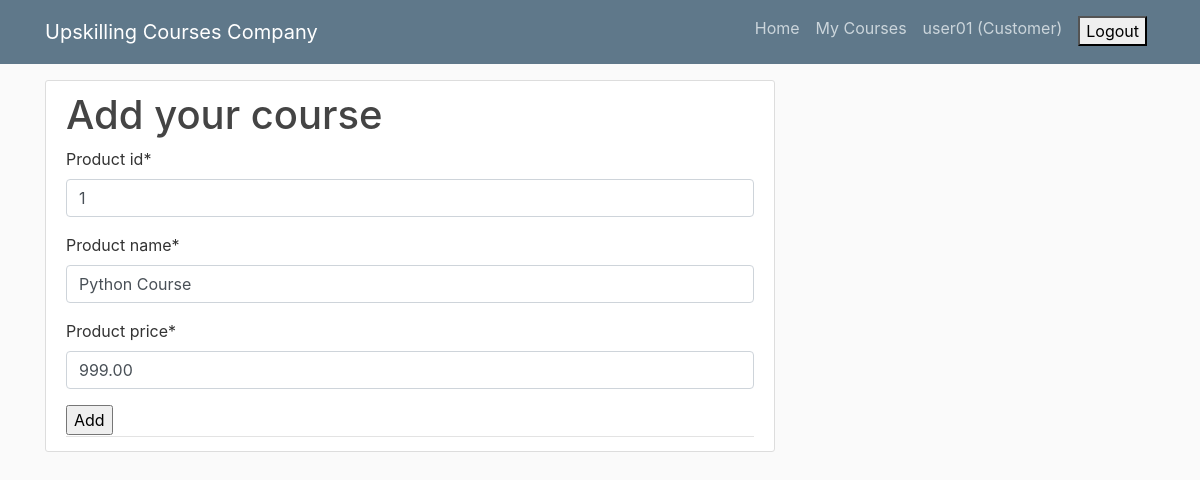
Screenshot of /productedit/1/ (signed in) with the database file from the repository.
### accounts/models.py (models this page shows)
class User(AbstractUser):
    is_admin = models.BooleanField(default=False)
    is_customer = models.BooleanField(default=False)
    is_customerexecutive = models.BooleanField(default=False)
    is_salesexecutive = models.BooleanField(default=False)
    username = models.CharField(unique=True, max_length=100)
    email = models.EmailField(max_length=100)
    first_name = models.CharField(max_length=100)
    last_name = models.CharField(max_length=100)

### products/models.py (models this page shows, shortened)
class Product(models.Model):
    product_id      = models.IntegerField(primary_key=True)
    product_name    = models.CharField(max_length=100)
    product_price   = models.DecimalField(max_digits=6, decimal_places=2)
    product_seller  = models.ForeignKey(SalesExecutive, on_delete=models.CASCADE)

### products/views.py (the view)
# urls.py: path('productedit/<product_id>/', productedit, name='productedit'),
@login_required(login_url="/accounts/login/")
def productedit(request, product_id):
    product = Product.objects.get(product_id=product_id)
    form = CreateProductForm(instance=product)
    if request.method == "POST":
        form = CreateProductForm(request.POST, instance=product)
        if form.is_valid():
            form.save()
            messages.info(request,"Course updated successfully!!!")
            return redirect('products:home')
    return render(request, 'products/productcreate.html', {'form':form})

### products/forms.py
class CreateProductForm(forms.ModelForm):
    class Meta:
        model = Product
        fields = ['product_id', 'product_name', 'product_price']

### products/templates/products/productcreate.html (shortened to what this page needs)
{% extends 'base.html' %}
{% load crispy_forms_tags %}
{% block content %}
    <article class="media content-section">
        <div class="media-body">
            <div class="article-metadata">
                <h1>Add your course</h1>
                <form action="{% url 'products:productcreate' %}" method="POST">
                    {{ form|crispy }}
                    <input type="submit" value="Add"></input>
                </form>
            </div>
        </div>
    </article>
{% endblock %}

### templates/base.html (shortened to what this page needs)
{% load static %}
<!DOCTYPE html>
<html>
<head>
    <link rel="stylesheet" href="https://maxcdn.bootstrapcdn.com/bootstrap/4.0.0/css/bootstrap.min.css">
    <link rel="stylesheet" type="text/css" href="{% static 'style.css' %}">
</head>
<body>
    <header class="site-header">
        <nav class="navbar navbar-expand-md navbar-dark bg-steel fixed-top">
            <div class="container">
                <a class="navbar-brand mr-4" href="{% url 'products:home' %}">Upskilling Courses Company</a>
                <div class="collapse navbar-collapse" id="navbarToggle">
                    <div class="navbar-nav">
                        {% if user.is_customer %}
                            <a class="nav-item nav-link" href="{% url 'products:home' %}">Home</a>
                            <a class="nav-item nav-link" href="{% url 'orders:mycourses' %}">My Courses</a>
                            <label class="nav-item nav-link">{{ request.user }} (Customer)</label>
                            <form class="nav-item nav-link" action="{% url 'accounts:logout' %}" method="POST">
                                <button type="submit">Logout</button>
                            </form>
                        {% else %}
                                <a class="nav-item nav-link" href="{% url 'accounts:login' %}">Login</a>
                                <a class="nav-item nav-link" href="{% url 'accounts:signup' %}">Signup</a>
                        {% endif %}
                    </div>
                </div>
            </div>
        </nav>
    </header>
    <main role="main" class="container">
        <div class="row">
            <div class="col-md-8">
                {% block content %}{% endblock %}
            </div>
        </div>
    </main>
</body>
</html>

### static/style.css (style rules this page uses)
body { background: #fafafa; color: #333333; margin-top: 5rem; }
h1, h2, h3, h4, h5, h6 { color: #444444; }
.bg-steel { background-color: #5f788a; }
.site-header .navbar-nav .nav-link { color: #cbd5db; }
.content-section { background: #ffffff; padding: 10px 20px; border: 1px solid #dddddd; border-radius: 3px; margin-bottom: 20px; }
.article-metadata { padding-bottom: 1px; margin-bottom: 4px; border-bottom: 1px solid #e3e3e3 }

### rows the page displays
User: user "user01"
Product: product_id "1", product_name "Python Course", product_price "999.00"
